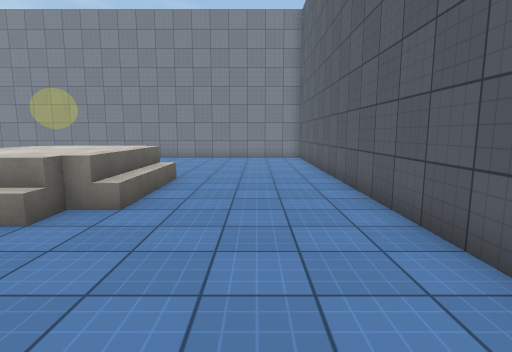
view 1 (above)

19 first-person views from a walk through a Unity game level. The camera is 1.4 m above the floor, tilts 8° down and sees 80° across. The floor is counted in squares, 1 m on a side. Each view is taken from the middle of a square. On the plan, view 1 faces up. The plan holds only what a view shows up to about 14 squares ahead; the rest is blank. The place goes on beyond the plan. Door leaves are left out, so doorways stand open. Surface patterns are stand-ins for the level's own textures.

view 2
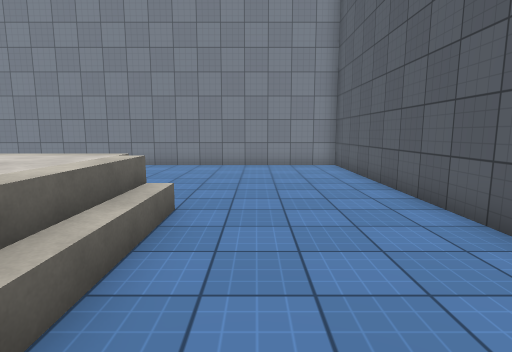

view 3
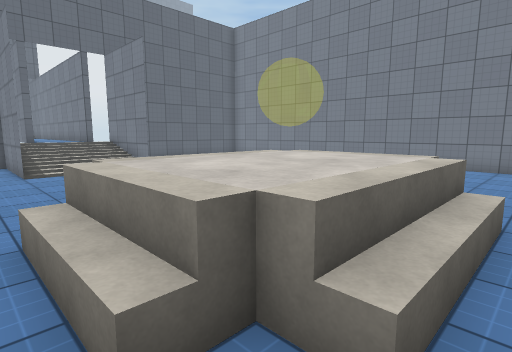

view 4
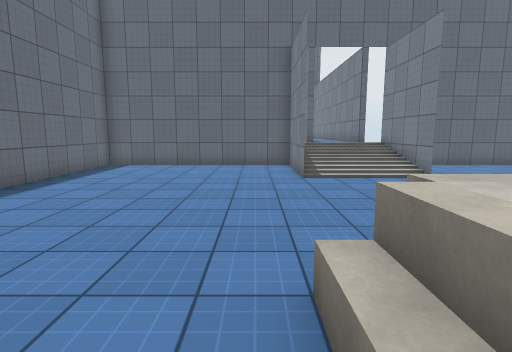

view 5
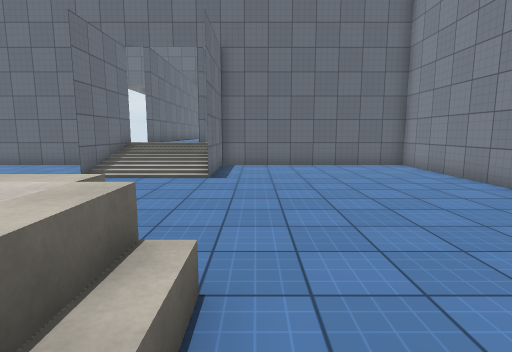

view 6
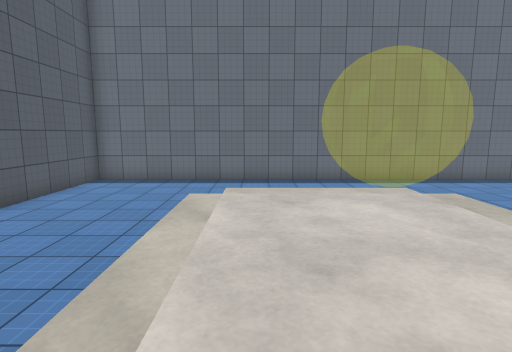

view 7
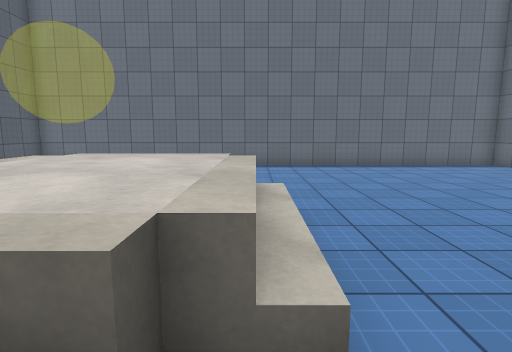

view 8
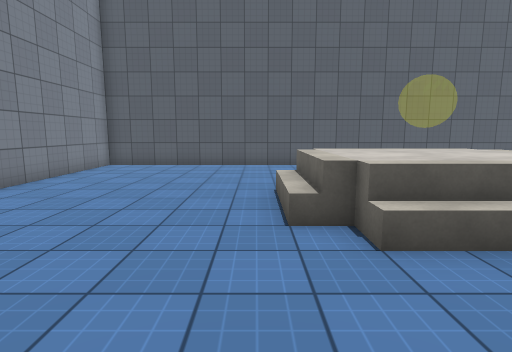

view 9
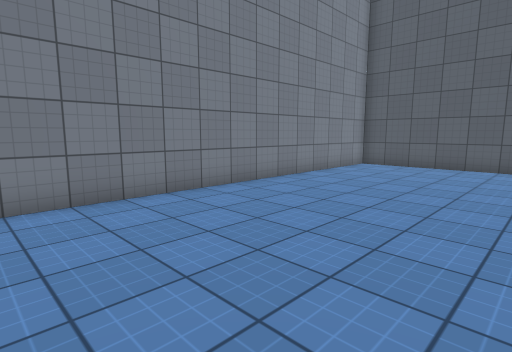

view 10
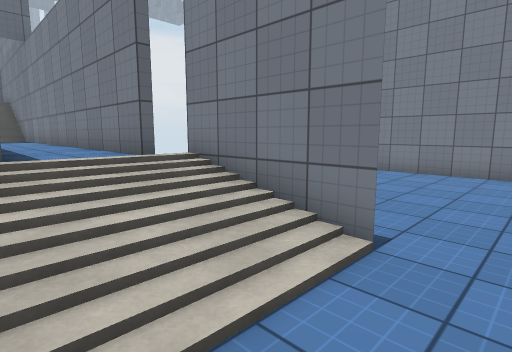

view 11
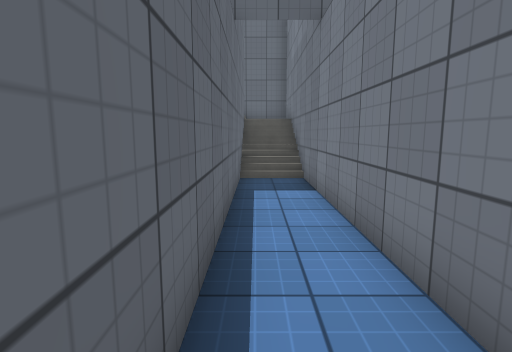

view 12
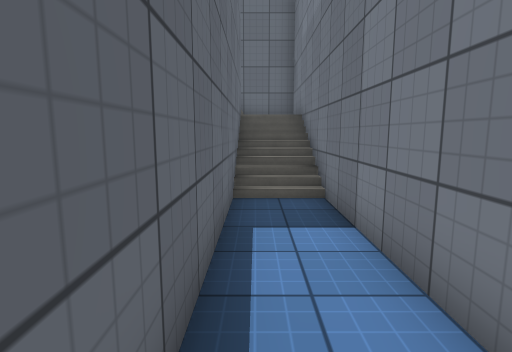

view 13
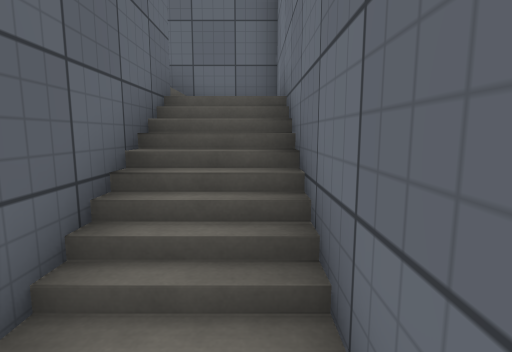

view 14
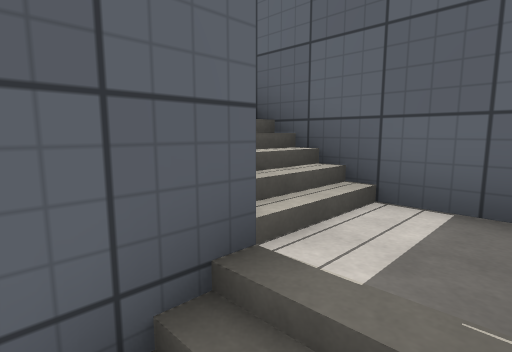

view 15
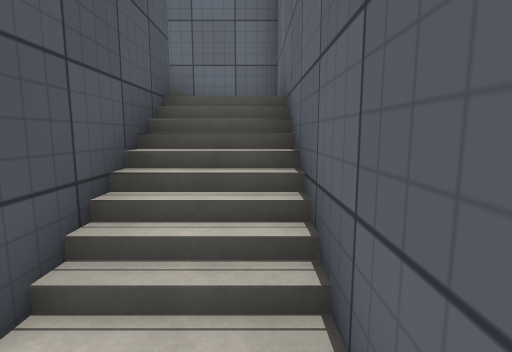

view 16
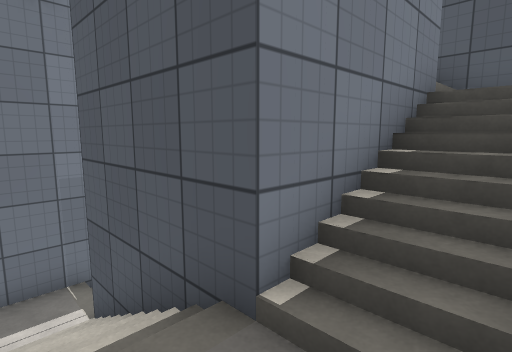

view 17
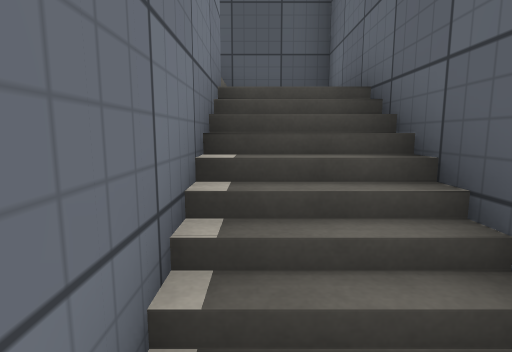

view 18
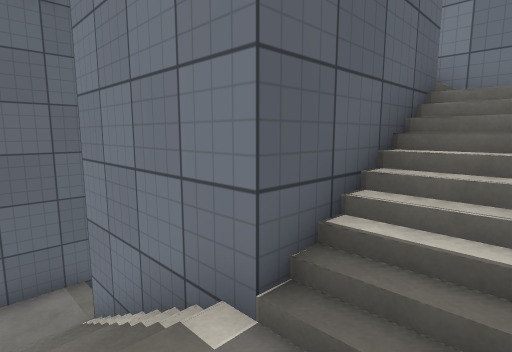

view 19
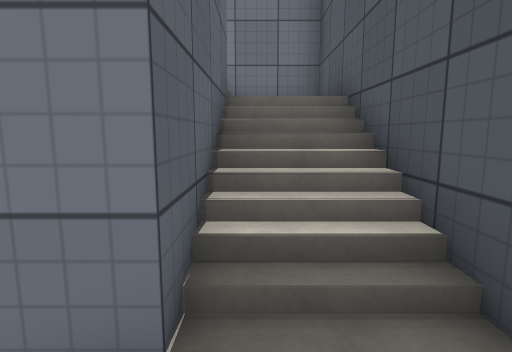

### Floor plan
Key: @ floor where view 1 was taken; # wall or solid block; . main floor; : floor 1 m higher than the main floor; + floor 3 m higher than the main floor; * floor 5 m higher than the main floor; % floor 7 m higher than the main floor; / step, stairs or slope; D open door; = window, fence, low wall or low ledge.
Columns run from 36 left of view 1 to 3 right of it. Each row starts with its distance up from view 1.
 18                   ######################
 17                   #....................#
 16                   #....................#
 15                   #....................#
 14                   #....................#
 13                   #....................#
 12                   #....................#
 11                   #....................#
 10                   #...........///......#
  9 ##DD##############DD###....../:::/.....#
  8 #+DD///:::::::::::DD///....../:=:/.....#
  7 #+DD///:::::::::::DD///....../:=:/.....#
  6 #/DD###//#########DD///....../:::/.....#
  5 #//## #//#        #####.......///......#
  4 #//#  #//#        #....................#
  3 #//####//#        #............  ......#
  2 #**////% #        #............   .....#
  1 #**////%%#        #...........    .....#
  0 ##########        #...........   ...@..#
 -1                   #....................#
 -2                   #....................#
 -3                   ######################

Where each view was taken, in squares from view 1:
view 1: 0 up, 0 right, facing up
view 2: 4 up, 1 left, facing up
view 3: 4 up, 2 left, facing up-left
view 4: 4 up, 4 left, facing left
view 5: 11 up, 4 left, facing left
view 6: 10 up, 4 left, facing down
view 7: 11 up, 7 left, facing down
view 8: 11 up, 11 left, facing right
view 9: 11 up, 11 left, facing up-right
view 10: 6 up, 12 left, facing up-left
view 11: 7 up, 20 left, facing left
view 12: 7 up, 23 left, facing left
view 13: 8 up, 28 left, facing left
view 14: 8 up, 32 left, facing down-left
view 15: 8 up, 35 left, facing down
view 16: 1 up, 35 left, facing up-right
view 17: 2 up, 34 left, facing right
view 18: 1 up, 28 left, facing up-left
view 19: 1 up, 29 left, facing up
